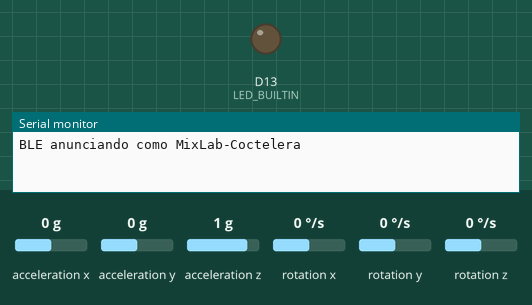
This sketch was run on a simulated Arduino Nano 33 BLE. Shown: output pins drawn as LEDs (lit = HIGH), the last lines printed to the serial monitor. The test bench sets the inputs (shaded band); at power-on: acceleration x 0 g, acceleration y 0 g, acceleration z 1 g, rotation x 0 °/s, rotation y 0 °/s, rotation z 0 °/s. Nothing arrives over Bluetooth unless stated; a phone connects over Bluetooth LE 3 s after start.

Above: at 0.1 s.
At 3.1 s:
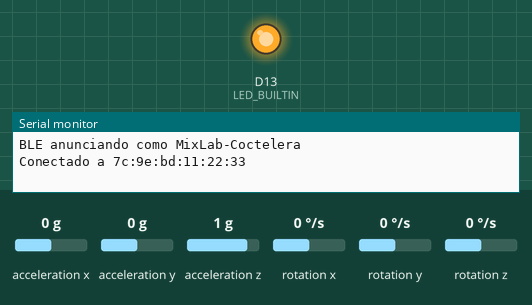
Timing chart, 0 to 4.6 s (numbered marks = the images above):
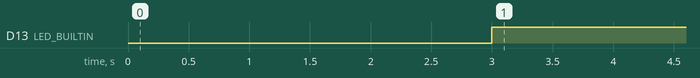

The sketch:

nano33ble_imu_ble.ino
```cpp
/* ============================================================================
 * MixLab — Nano 33 BLE: IMU -> BLE (servicio UART de Nordic)
 * Miniproyecto 1 TinyML · UAO 2026-2 · Grupo 2
 *
 * Emite el formato que espera la webapp de app/:
 *   D,<t_ms>,<ax>,<ay>,<az>,<gx>,<gy>,<gz>     (aceleracion en g, giro en deg/s)
 *   I,<clase>,<confianza>                      (cuando hay modelo compilado)
 *   H,<placa>,<hz>                             (saludo al conectar)
 *
 * PLACAS
 *   Nano 33 BLE / BLE Sense  -> IMU LSM9DS1  (libreria Arduino_LSM9DS1)
 *   Nano 33 BLE Rev2 / Sense Rev2 -> IMU BMI270+BMM150 (Arduino_BMI270_BMM150)
 *   Descomenta el #define que corresponda.
 *
 * LIBRERIAS (Gestor de librerias del IDE)
 *   ArduinoBLE
 *   Arduino_LSM9DS1   o   Arduino_BMI270_BMM150
 *
 * NOTA DE ANCHO DE BANDA
 *   Una notificacion BLE lleva 20 bytes utiles con el MTU por defecto, y
 *   cada muestra ocupa ~40 caracteres: son 2 notificaciones por muestra.
 *   Por eso el streaming va a 50 Hz. Para la demo de inferencia solo viajan
 *   lineas "I," (una por segundo) y el ancho de banda deja de importar.
 * ========================================================================= */

#include <ArduinoBLE.h>

/* dtostrf no viene por defecto en el core mbed: el printf de mbed no trae
   coma flotante y dtostrf vive en la capa de compatibilidad con AVR. */
#include <avr/dtostrf.h>

/* OJO con el nombre de este define: Arduino_LSM9DS1 hace internamente
   "#define IMU IMU_LSM9DS1", asi que un define propio llamado IMU_LSM9DS1
   deja el objeto IMU en nada y el sketch no compila. Por eso USAR_*. */
#define USAR_LSM9DS1
// #define USAR_BMI270

#ifdef USAR_LSM9DS1
  #include <Arduino_LSM9DS1.h>
#else
  #include <Arduino_BMI270_BMM150.h>
#endif

/* ---------------------------------------------------------------- ajustes */
static const char*    NOMBRE_BLE  = "MixLab-Coctelera";
static const uint16_t SAMPLE_HZ   = 50;                    // streaming de datos
static const uint32_t PERIODO_US  = 1000000UL / SAMPLE_HZ;

/* Servicio UART de Nordic: el de facto para "serie sobre BLE". */
static const char* UUID_SERVICIO = "6e400001-b5a3-f393-e0a9-e50e24dcca9e";
static const char* UUID_TX       = "6e400003-b5a3-f393-e0a9-e50e24dcca9e"; // placa -> app
static const char* UUID_RX       = "6e400002-b5a3-f393-e0a9-e50e24dcca9e"; // app -> placa

BLEService            servicio(UUID_SERVICIO);
BLECharacteristic     txChar(UUID_TX, BLENotify, 20);
BLECharacteristic     rxChar(UUID_RX, BLEWrite,  20);

/* ------------------------------------------------------------------ estado */
bool     enviandoDatos = true;   // la app puede pedir pausa escribiendo en RX
uint32_t proximaMuestra = 0;

/* ==========================================================================
 * Envio por BLE en trozos de 20 bytes.
 * La webapp reensambla por '\n', asi que partir una linea no rompe nada.
 * ======================================================================= */
void enviar(const char* s) {
  size_t n = strlen(s);
  size_t i = 0;
  while (i < n) {
    size_t trozo = (n - i > 20) ? 20 : (n - i);
    txChar.writeValue((const uint8_t*)(s + i), trozo);
    i += trozo;
  }
}

void setup() {
  Serial.begin(115200);
  // Sin espera de Serial a proposito: en la entrega la placa arranca con
  // power bank, sin PC. Un "while (!Serial)" la dejaria colgada.

  pinMode(LED_BUILTIN, OUTPUT);

  if (!IMU.begin()) {
    // Parpadeo rapido permanente = IMU no responde.
    while (true) { digitalWrite(LED_BUILTIN, HIGH); delay(80); digitalWrite(LED_BUILTIN, LOW); delay(80); }
  }

  if (!BLE.begin()) {
    while (true) { digitalWrite(LED_BUILTIN, HIGH); delay(400); digitalWrite(LED_BUILTIN, LOW); delay(400); }
  }

  BLE.setLocalName(NOMBRE_BLE);
  BLE.setDeviceName(NOMBRE_BLE);
  BLE.setAdvertisedService(servicio);
  servicio.addCharacteristic(txChar);
  servicio.addCharacteristic(rxChar);
  BLE.addService(servicio);
  BLE.advertise();

  Serial.print(F("BLE anunciando como ")); Serial.println(NOMBRE_BLE);
}

void loop() {
  BLEDevice central = BLE.central();
  if (!central) { digitalWrite(LED_BUILTIN, LOW); return; }

  digitalWrite(LED_BUILTIN, HIGH);
  Serial.print(F("Conectado a ")); Serial.println(central.address());

  char linea[72];
  snprintf(linea, sizeof(linea), "H,nano33ble,%u\n", SAMPLE_HZ);
  enviar(linea);

  const uint32_t t0 = millis();
  proximaMuestra = micros();

  while (central.connected()) {

    /* --- ordenes desde la app: 'p' pausa, 'r' reanuda --- */
    if (rxChar.written()) {
      const uint8_t* v = rxChar.value();
      if (rxChar.valueLength() > 0) {
        if (v[0] == 'p') enviandoDatos = false;
        if (v[0] == 'r') enviandoDatos = true;
      }
    }

    /* --- muestreo de cadencia fija ---
       Comparacion con resta sin signo: sobrevive al desborde de micros()
       a los ~71 minutos. Un "micros() > proxima" se colgaria ahi. */
    if ((int32_t)(micros() - proximaMuestra) < 0) continue;
    proximaMuestra += PERIODO_US;

    if (!enviandoDatos) continue;

    float ax, ay, az, gx, gy, gz;
    if (!IMU.accelerationAvailable() || !IMU.gyroscopeAvailable()) continue;
    IMU.readAcceleration(ax, ay, az);   // g
    IMU.readGyroscope(gx, gy, gz);      // deg/s

    /* dtostrf en vez de %f: el printf de avr/mbed no trae coma flotante. */
    char sax[10], say[10], saz[10], sgx[10], sgy[10], sgz[10];
    dtostrf(ax, 0, 3, sax); dtostrf(ay, 0, 3, say); dtostrf(az, 0, 3, saz);
    dtostrf(gx, 0, 1, sgx); dtostrf(gy, 0, 1, sgy); dtostrf(gz, 0, 1, sgz);

    snprintf(linea, sizeof(linea), "D,%lu,%s,%s,%s,%s,%s,%s\n",
             (unsigned long)(millis() - t0), sax, say, saz, sgx, sgy, sgz);
    enviar(linea);

    /* ======================================================================
     * AQUI VA LA INFERENCIA
     * Con el modelo de Edge Impulse exportado como libreria Arduino:
     *
     *   #include <MixLab_inferencing.h>
     *   // acumular en un buffer de EI_CLASSIFIER_DSP_INPUT_FRAME_SIZE,
     *   // llamar run_classifier() y quedarse con la etiqueta de mayor valor:
     *   //
     *   //   snprintf(linea, sizeof(linea), "I,%s,%s\n", etiqueta, sconf);
     *   //   enviar(linea);
     *
     * Mientras no haya modelo, la app funciona igual: las graficas y el
     * grabador solo necesitan las lineas "D,".
     * =================================================================== */
  }

  digitalWrite(LED_BUILTIN, LOW);
  Serial.println(F("Desconectado"));
}
```

Measured:
- by itself, D13 (LED_BUILTIN): LOW → HIGH at 3.0 s
